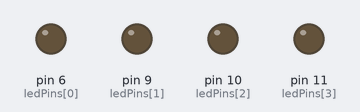
This sketch was run on a simulated Arduino Uno, built with avr-gcc and run on an emulated ATmega328P. Parts: output pins drawn as LEDs (lit = HIGH).

Above: at 0.05 s.
At 0.55 s:
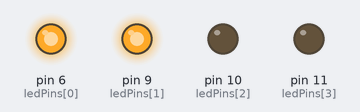
At 0.8 s:
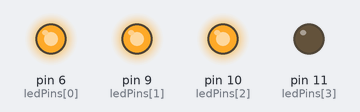
At 1.05 s:
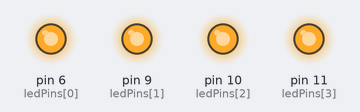
At 1.55 s:
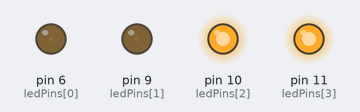
At 2.05 s:
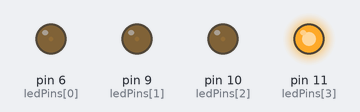
Timing chart, 0 to 4.7 s (numbered marks = the images above):
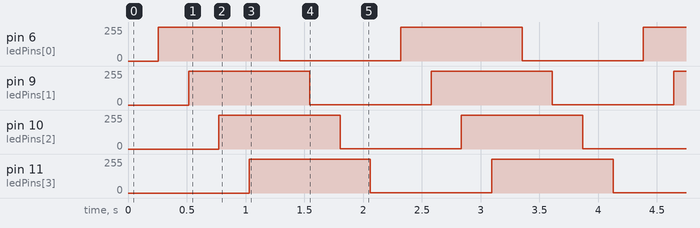

The sketch:

pwmLED.ino
```cpp
/*
Kjell.com - Hur funkar Arduino?, Sida 140

Dimmrar 4 LED av och på
Använder analogWrite (till skillnad mot digitalWrite) med pulsbreddsmodulering.
PWM - Pulse Width Modulation, spänning slås på av av snabbt. Genom att ändra
tiden då spänningen är tillslagen kan man simulera en analog signal.

analogWrite(x)
	x mellan 0-255 (0-100% av påslagen tid)

*/

//Array för pin-nummer
const byte leds = 4;
const byte ledPins[leds] = {6,9,10,11};

void setup(){
	for(int i=0;i<leds;i++){
		//Sätter pins i array att användas för output
		pinMode(ledPins[i], OUTPUT);
	}
}

void loop(){
	//Dimmrar på LED-dioder (tar 255 ms)
	for(int i=0;i<leds;i++){
		//loopen börjar på 0 och räknar upp till 255
		for(int styrka=0;styrka<255;styrka++){
			analogWrite(ledPins[i], styrka);
			delay(1);
		}
	}
	//Dimmrar av LED-dioder (tar 255 ms)
	for(int i=0;i<leds;i++){
		//loopen börjar på 255 och räknar ned till 0
		for(int styrka=255;styrka!=0;styrka--){
			analogWrite(ledPins[i], styrka);
			delay(1);
		}
	}
}
```

Measured:
- by itself, pin 6 (ledPins[0]), pin 9 (ledPins[1]), pin 10 (ledPins[2]), pin 11 (ledPins[3]): alternates 254/255 for 1.0 s and 1/255 for 1.0 s
